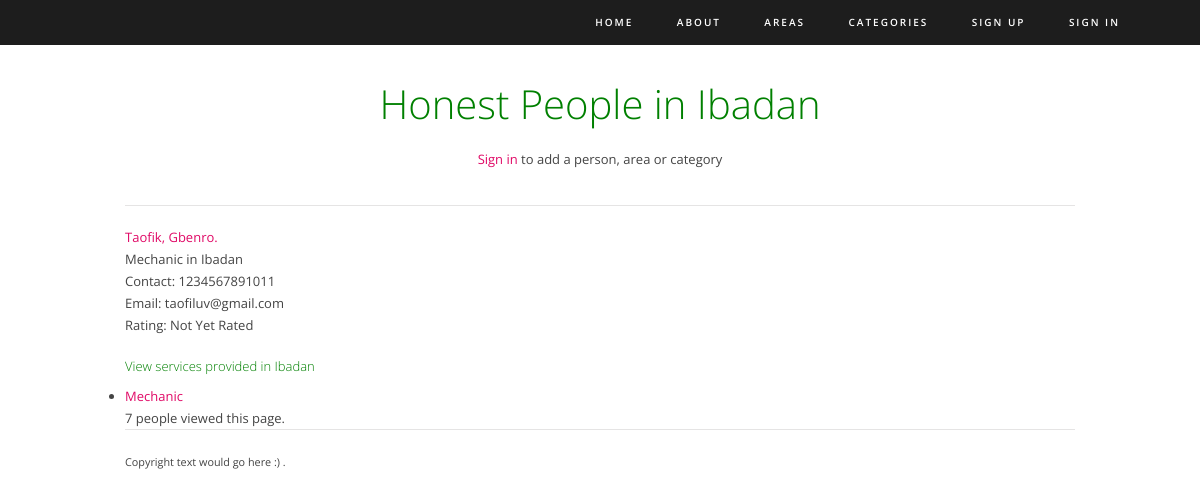
Screenshot of /honest/area/ibadan/ with the database file from the repository.
### honest/models.py (models this page shows, shortened)
class Area(models.Model):
    state = models.CharField(max_length=100, unique=True, default='Nigeria')
    views = models.IntegerField(default=0)
    slug = models.SlugField()
    """ commented out, states are unique and cant have multiple areas
    area = models.CharField(max_length=100, unique=True, null=True)
    """
    def save(self, *args, **kwargs):
        self.slug = slugify(self.state)
        super(Area, self).save(*args, **kwargs)
    def __str__(self):
        return self.state

class Person(models.Model):
    service = models.ForeignKey(Category, on_delete=models.PROTECT, related_name='service', help_text='Service')
    location = models.ForeignKey(Area, on_delete=models.PROTECT, related_name='location', help_text='Location (state)')
    first_name = models.CharField(max_length=60, help_text='First name')
    last_name = models.CharField(max_length=60, help_text='Last name (surname)')
    phone_number = models.CharField(max_length=14, validators=[
        MinLengthValidator(11, message='phone number must be 11 - 14 characters long')], help_text="phone number 11"
                                                                                                   "- 14 digits allowed")
    email = models.EmailField(max_length=150, blank=True, help_text='Valid email address')
    date_added = models.DateField(auto_now_add=True)
    views = models.IntegerField(default=0)
    upvotes = models.IntegerField(default=0)
    downvotes = models.IntegerField(default=0)
    rating = models.FloatField(default=0)
    def avg_rating(self):
        if self.rating == 0.0:
            return 'Not Yet Rated'
        else:
            return self.rating

class Category(models.Model):
    category = models.CharField(max_length=100, unique=True, default='General',
                                help_text="Category of Service Provided")
    views = models.IntegerField(default=0)
    slug = models.SlugField()
    def __str__(self):
        return self.category

### honest/views.py (the view)
# urls.py: path('area/<str:area_slug>/', views.area, name='area'),
def area(request, area_slug):
    context = {}
    area = Area.objects.get(slug=area_slug)
    context['area'] = area
    people = Person.objects.filter(location=area)
    context['people'] = people
    this_areas_views = area.views
    context['this_areas_views'] = this_areas_views
    categories = []
    for person in people:
        if person.service not in categories:
            categories.append(person.service)
    context['categories'] = categories
    count_page_views(request=request, object=area)
    return render(request, 'honest/area.html', context)

### honest/views.py (called while the page is built)
def count_page_views(request, object):
    visits = request.session.get('visits')
    if not visits:
        visits = 1
        object.views = F('views') + 1
        object.save()
    reset_last_visit_time = False
    last_visit = request.session.get('last_visit')
    if last_visit:
        last_visit_time = datetime.strptime(last_visit[:-7], "%Y-%m-%d %H:%M:%S")
        if (datetime.now() - last_visit_time).seconds > 5:
            visits = visits + 1
            object.views = F('views') + 1
            object.save()
            reset_last_visit_time = True
    else:
        reset_last_visit_time = True
    if reset_last_visit_time:
        request.session['last_visit'] = str(datetime.now())
        request.session['visits'] = visits

### honest/templates/honest/area.html (shortened to what this page needs)
{% extends 'honest/themedbase.html' %}
{% block intro_block %}
    <h1>Honest People in {{area.state}}</h1>
    {% if user.is_authenticated %}
        <div class="one-third first"><a href="{% url 'honest:add_person' %}">Add a person</a></div>
        <div class="one-third"><a href="{% url 'honest:add_area' %}">Add an area</a></div>
        <div class="one-third"><a href="{% url 'honest:add_category' %}">Add a category</a></div>
    {% else %}
        <p><a href="{% url 'honest:login' %}">Sign in</a> to add a person, area or category</p>
    {% endif %}
{% endblock %}
{% block body_block %}
    {% if area %}
    {% if people %}
        {% for person in people %}
            <a href="{% url 'honest:person' person.location person.service person.id %}">{{person.first_name}}, {{person.last_name}}.</a>
            <br>{{person.service}} in {{person.location}}
            <br>Contact: {{person.phone_number}}
            <br>Email: {{person.email}}
            <br>Rating: {{person.avg_rating}}
            <br><br>
        {% endfor %}
        <h2>View services provided in {{area.state}}</h2>
        <ul>
            {% for  category in categories %}
            <li><a href="{% url 'honest:category_in_area' area.slug category.slug %}">{{category.category}}</a> </li>
            {% endfor %}
        </ul>
    {% else %}
        No Honest People Here Yet :(
    <br><br>
    {% endif %}
    {{this_areas_views}} people viewed this page.
    {% else %}
        No matching area found.
    {% endif %}
{% endblock %}

### static/honest/themedstyle.css (style rules this page uses)
html, body, div, span, applet, object, iframe, h1, h2, h3, h4, h5, h6, p, blockquote, pre, a, abbr, acronym, address, big, cite, code, del, dfn, em, img, ins, kbd, q, s, samp, small, strike, strong, sub, sup, tt, var, b, u, i, center, dl, dt, dd, ol, ul, li, fieldset, form, label, legend, table, caption, tbody, tfoot, thead, tr, th, td, article, aside, canvas, details, figcaption, figure, footer, header, hgroup, menu, nav, section, summary, time, mark, audio, video { margin:0; padding:0 }
h1, h2, h3, h4, h5, h6 { font-size:100%; font-weight:normal }
body { font-family:"Open Sans", sans-serif; font-size:13px; line-height:22px; color:#444444; padding:0; }
a, a:link { color:#e00966; text-decoration:none; }
h1, h2, h3, h4, h5, h6, p { margin-bottom:10px; }
h1, h2, h3, h4, h5, h6 { color:green; font-weight:300; }
h1 { font-size:30px; line-height:1.7em; }
h2 { line-height:1.3em; }
#main-content .text-intro h1 { font-size:40px; color:green; text-align:center; }
#main-content .text-intro p { text-align:center; }

### rows the page displays
Area: state "Ibadan"
Person: first_name "Taofik", last_name "Gbenro", service "Mechanic", location "Ibadan", phone_number "1234567891011", email "taofiluv@gmail.com", avg_rating "Not Yet Rated"
Category: category "Mechanic"

### other values shown
{{ this_areas_views }} "7"
